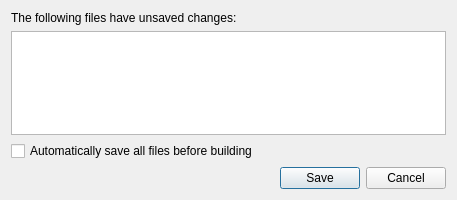
<?xml version="1.0" encoding="UTF-8"?>
<ui version="4.0">
 <class>Orca::Plugin::Core::SaveItemsDialog</class>
 <widget class="QDialog" name="Orca::Plugin::Core::SaveItemsDialog">
  <property name="geometry">
   <rect>
    <x>0</x>
    <y>0</y>
    <width>457</width>
    <height>200</height>
   </rect>
  </property>
  <property name="windowTitle">
   <string>Save Changes</string>
  </property>
  <layout class="QVBoxLayout">
   <item>
    <widget class="QLabel" name="msgLabel">
     <property name="text">
      <string>The following files have unsaved changes:</string>
     </property>
    </widget>
   </item>
   <item>
    <widget class="QTreeWidget" name="treeWidget">
     <property name="selectionMode">
      <enum>QAbstractItemView::ExtendedSelection</enum>
     </property>
     <property name="textElideMode">
      <enum>Qt::ElideLeft</enum>
     </property>
     <property name="indentation">
      <number>0</number>
     </property>
     <property name="rootIsDecorated">
      <bool>false</bool>
     </property>
     <property name="uniformRowHeights">
      <bool>true</bool>
     </property>
     <property name="headerHidden">
      <bool>true</bool>
     </property>
     <property name="columnCount">
      <number>2</number>
     </property>
     <column>
      <property name="text">
       <string notr="true">1</string>
      </property>
     </column>
     <column>
      <property name="text">
       <string notr="true">2</string>
      </property>
     </column>
    </widget>
   </item>
   <item>
    <widget class="QCheckBox" name="saveBeforeBuildCheckBox">
     <property name="text">
      <string>Automatically save all files before building</string>
     </property>
    </widget>
   </item>
   <item>
    <widget class="QDialogButtonBox" name="buttonBox">
     <property name="orientation">
      <enum>Qt::Horizontal</enum>
     </property>
     <property name="standardButtons">
      <set>QDialogButtonBox::Cancel|QDialogButtonBox::Save</set>
     </property>
    </widget>
   </item>
  </layout>
 </widget>
 <tabstops>
  <tabstop>treeWidget</tabstop>
 </tabstops>
 <resources/>
 <connections>
  <connection>
   <sender>buttonBox</sender>
   <signal>rejected()</signal>
   <receiver>Orca::Plugin::Core::SaveItemsDialog</receiver>
   <slot>reject()</slot>
   <hints>
    <hint type="sourcelabel">
     <x>199</x>
     <y>174</y>
    </hint>
    <hint type="destinationlabel">
     <x>199</x>
     <y>99</y>
    </hint>
   </hints>
  </connection>
 </connections>
</ui>
